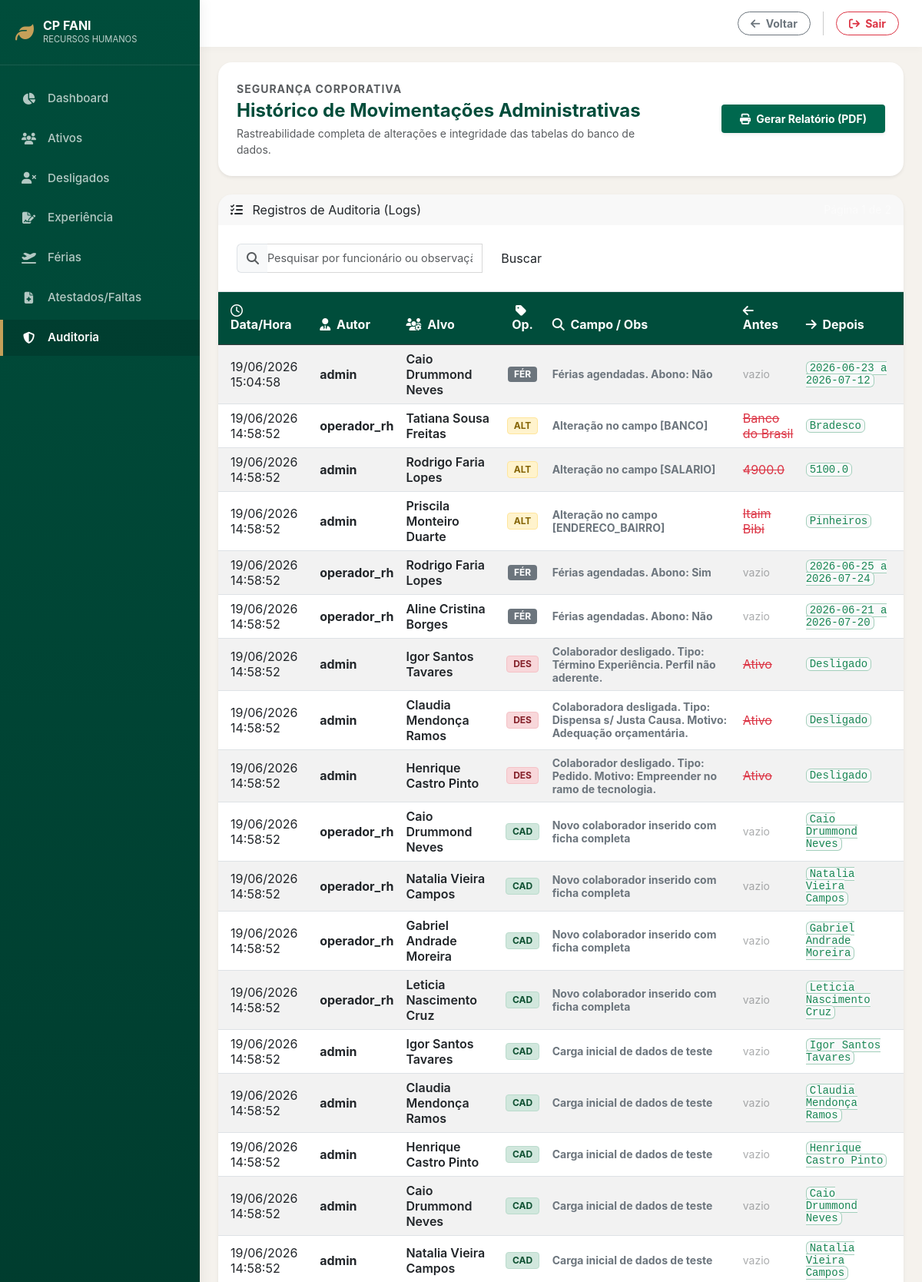
Screenshot of /auditoria (signed in, upper part) with the database file from the repository.
### tables this page shows
CREATE TABLE historico_movimentacoes (
    id INTEGER PRIMARY KEY AUTOINCREMENT,
    funcionario_id INTEGER,
    usuario_id INTEGER,
    data_evento TIMESTAMP DEFAULT CURRENT_TIMESTAMP,
    tipo_movimentacao TEXT, 
    valor_antigo TEXT,
    valor_novo TEXT,
    observacao TEXT, -- Recomendo fortemente manter este campo
    FOREIGN KEY(funcionario_id) REFERENCES funcionarios(id),
    FOREIGN KEY(usuario_id) REFERENCES usuarios(id)
);

CREATE TABLE usuarios (
    id INTEGER PRIMARY KEY AUTOINCREMENT,
    username TEXT UNIQUE NOT NULL,
    senha TEXT NOT NULL,
    perfil_id INTEGER,
    FOREIGN KEY(perfil_id) REFERENCES perfis(id)
);

CREATE TABLE funcionarios (
    id INTEGER PRIMARY KEY AUTOINCREMENT, -- Use sempre ID numérico como PK
    cpf TEXT UNIQUE NOT NULL,             -- O CPF continua único para evitar duplicados
    nome TEXT NOT NULL,
    data_nascimento TEXT, -- Formato: DD-MM-YYYY
    estado_civil TEXT,
    telefone TEXT,
    email TEXT,
    sexo TEXT, -- Feminino, Masculino, Não-Binário, Outro
    raca TEXT, -- Branco, Amarelo, Indígena, Pardo, Preto
    escolaridade TEXT, -- Ensino Médio, Ensino Superior, Pós Graduação
    -- Dados Bancários
    banco TEXT,
    agencia TEXT,
    conta TEXT,
    modalidade_conta TEXT, -- Conta Corrente, Conta Poupança, Conta Salário
    -- Endereço
    endereco_rua TEXT,
    endereco_num TEXT,
    endereco_bairro TEXT,
    endereco_cidade TEXT,
    endereco_estado TEXT,
    endereco_cep TEXT,
    -- Benefícios
    optou_convenio TEXT,
    totalpass TEXT,
    vt TEXT,
    -- Profissional
    salario REAL,
    cargo TEXT,
	nivel TEXT,
	area TEXT,
    filial TEXT,
    gestor TEXT,
    login_extranet TEXT,
    data_admissao TEXT, -- Formato: YYYY-MM-DD
    -- Status e Desligamento
    status TEXT DEFAULT 'Ativo', -- 'Ativo', 'Férias', 'Afastado', 'Desligado'
    data_desligamento TEXT,
    tipo_desligamento TEXT, -- 'Pedido', 'Dispensa s/ Justa Causa', 'Dispensa c/ Justa Causa', 'Término Experiência', etc.
    motivo_desligamento TEXT,
    -- Documentos (Caminhos de Arquivo)
    caminho_documento_civil TEXT,
    caminho_diploma TEXT,
    observacoes TEXT
);

### app.py (the view)
@app.route('/auditoria')
@requer_perfil([1, 3])
def auditoria():
    POR_PAGINA = 30
    pagina_atual = request.args.get('pagina', 1, type=int)
    termo = request.args.get('busca', '').strip()
    db = get_db_connection()
    query_count = "SELECT COUNT(*) FROM historico_movimentacoes h LEFT JOIN funcionarios f ON h.funcionario_id = f.id WHERE 1=1"
    params = []
    if termo:
        query_count += " AND (f.nome LIKE ? OR h.observacao LIKE ?)"
        params.extend([f'%{termo}%', f'%{termo}%'])
    total = db.execute(query_count, params).fetchone()[0]
    total_paginas = max(1, (total + POR_PAGINA - 1) // POR_PAGINA)
    offset = (pagina_atual - 1) * POR_PAGINA
    query_logs = '''
        SELECT h.data_evento, u.username, f.nome as funcionario,
               h.tipo_movimentacao, h.observacao, h.valor_antigo, h.valor_novo
        FROM historico_movimentacoes h
        JOIN usuarios u ON h.usuario_id = u.id
        LEFT JOIN funcionarios f ON h.funcionario_id = f.id
        WHERE 1=1
    '''
    if termo:
        query_logs += " AND (f.nome LIKE ? OR h.observacao LIKE ?)"
    query_logs += " ORDER BY h.id DESC LIMIT ? OFFSET ?"
    params.extend([POR_PAGINA, offset])
    raw_logs = db.execute(query_logs, params).fetchall()
    db.close() # FECHE APENAS UMA VEZ
    logs = []
    for row in raw_logs:
        log = dict(row)
        data_str = log.get('data_evento')
        if data_str:
            try:
                dt_obj = datetime.strptime(data_str, '%Y-%m-%d %H:%M:%S')
                log['data_evento'] = dt_obj.strftime('%d/%m/%Y %H:%M:%S')
            except ValueError:
                pass
        logs.append(log)
    return render_template('auditoria.html',
                           logs=logs,
                           pagina_atual=pagina_atual,
                           total_paginas=total_paginas,
                           busca=termo)

### app.py (called while the page is built)
def requer_perfil(perfis_permitidos):
    def decorator(f):
        @wraps(f)
        def decorated_function(*args, **kwargs):
            if 'user_id' not in session:
                return redirect(url_for('login'))  # adicionar isso
            if session.get('perfil') not in perfis_permitidos:
                abort(403)
            return f(*args, **kwargs)
        return decorated_function
    return decorator

def get_db_connection():
    base_dir = os.path.dirname(os.path.abspath(__file__))
    db_path = os.path.join(base_dir, 'database.db')
    conn = sqlite3.connect(db_path)
    conn.row_factory = sqlite3.Row
    return conn

### templates/auditoria.html (shortened to what this page needs)
<head>
    <link href="https://cdn.jsdelivr.net/npm/bootstrap@5.3.0/dist/css/bootstrap.min.css" rel="stylesheet">
    <link rel="stylesheet" href="https://cdnjs.cloudflare.com/ajax/libs/font-awesome/6.4.0/css/all.min.css">
</head>
<body>
<div class="wrapper">
    <aside class="sidebar">
        <div class="sidebar-header">
            <i class="fa-solid fa-leaf fs-4" style="color: var(--boticario-gold);"></i>
            <div>
                <h6 class="mb-0 fw-bold tracking-wide">CP FANI</h6>
                <small class="opacity-75" style="font-size: 0.7rem;">RECURSOS HUMANOS</small>
            </div>
        </div>
        <nav class="sidebar-menu">
            <a href="{{ url_for('dashboard') }}" class="nav-item-side">
                <i class="fa-solid fa-chart-pie fa-fw"></i> Dashboard
            </a>
            <a href="{{ url_for('listar_funcionarios') }}" class="nav-item-side">
                <i class="fa-solid fa-users fa-fw"></i> Ativos
            </a>
            <a href="{{ url_for('listar_desligados') }}" class="nav-item-side">
                <i class="fa-solid fa-user-xmark fa-fw"></i> Desligados
            </a>
            <a href="{{ url_for('relatorio_experiencia') }}" class="nav-item-side">
                <i class="fa-solid fa-file-signature fa-fw"></i> Experiência
            </a>
            <a href="{{ url_for('lancar_ferias_busca') }}" class="nav-item-side">
                <i class="fa-solid fa-plane-departure fa-fw"></i> Férias
            </a>
            <a href="{{ url_for('nova_ocorrencia') }}" class="nav-item-side">
                <i class="fa-solid fa-file-medical fa-fw"></i> Atestados/Faltas
            </a>
            <a href="{{ url_for('auditoria') }}" class="nav-item-side active">
                <i class="fa-solid fa-shield-halved fa-fw"></i> Auditoria
            </a>
        </nav>
    </aside>
    <main class="main-content">
        <header class="topbar">
            <div class="d-flex align-items-center gap-3">
                <a href="{{ url_for('dashboard') }}" class="btn btn-outline-secondary btn-sm px-3 rounded-pill fw-bold">
                    <i class="fa-solid fa-arrow-left me-1"></i> Voltar
                </a>
                <a href="{{ url_for('logout') }}" class="btn btn-outline-danger btn-sm px-3 rounded-pill fw-bold">
                    <i class="fa-solid fa-arrow-right-from-bracket me-1"></i> Sair
                </a>
            </div>
        </header>
        <div class="content-area"></div>
<div class="container-fluid px-4 pb-5">
    <div class="card bg-white p-4 mb-4 border-0 shadow-sm">
        <div class="row align-items-center">
            <div class="col-lg-8">
                <small class="text-uppercase fw-bold text-muted mb-1 d-block" style="letter-spacing: 1px;">Segurança Corporativa</small>
                <h4 class="fw-bold mb-1" style="color: #004D3B;">Histórico de Movimentações Administrativas</h4>
                <p class="mb-0 text-muted small">Rastreabilidade completa de alterações e integridade das tabelas do banco de dados.</p>
            </div>
            <div class="col-lg-4 text-lg-end mt-3 mt-lg-0">
                <button onclick="window.print()" class="btn btn-success btn-sm shadow-sm fw-bold px-4 py-2" style="background-color: #00684E; border: none;">
                    <i class="fa-solid fa-print me-1"></i> Gerar Relatório (PDF)
                </button>
            </div>
        </div>
    </div>
    <div class="card shadow-sm border-0 bg-white">
        <div class="card-header card-header-audit d-flex justify-content-between align-items-center border-0">
            <span><i class="fa-solid fa-list-check me-2"></i> Registros de Auditoria (Logs)</span>
            <small class="text-white-50 small no-print">Página {{ pagina_atual }} de {{ total_paginas }}</small>
        </div>
        <div class="p-4 bg-white border-bottom no-print">
            <form action="{{ url_for('auditoria') }}" method="GET" class="row justify-content-start m-0">
                <div class="col-md-6 p-0">
                    <div class="input-group">
                        <span class="input-group-text border-end-0">
                            <i class="fa-solid fa-magnifying-glass text-muted"></i>
                        </span>
                        <input type="text" name="busca" class="form-control border-start-0 ps-0"
                            placeholder="Pesquisar por funcionário ou observação..."
                            value="{{ busca }}">
                        <button class="btn btn-boticario-search px-4" type="submit">Buscar</button>
                    </div>
                </div>
            </form>
        </div>
        <div class="card-body p-0">
            <div class="table-responsive">
                <table class="table table-striped table-hover align-middle mb-0">
                    <thead class="table-dark" style="--bs-table-bg: #004D3B;">
                        <tr>
                            <th class="ps-3 py-3"><i class="fa-regular fa-clock me-1"></i> Data/Hora</th>
                            <th class="py-3"><i class="fa-solid fa-user-tie me-1"></i> Autor</th>
                            <th class="py-3"><i class="fa-solid fa-users-gear me-1"></i> Alvo</th>
                            <th class="py-3 text-center"><i class="fa-solid fa-tag me-1"></i> Op.</th>
                            <th class="py-3"><i class="fa-solid fa-magnifying-glass me-1"></i> Campo / Obs</th>
                            <th class="py-3"><i class="fa-solid fa-arrow-left me-1"></i> Antes</th>
                            <th class="pe-3 py-3"><i class="fa-solid fa-arrow-right me-1"></i> Depois</th>
                        </tr>
                    </thead>
                    <tbody>
                        {% for log in logs %}
                        <tr>
                            <td class="ps-3 text-date">{{ log['data_evento'] }}</td>
                            <td><span class="fw-bold text-dark">{{ log['username'] }}</span></td>
                            <td class="fw-semibold">
                                {% if log['funcionario'] %}
                                    {{ log['funcionario'] }}
                                {% else %}
                                    <span class="text-muted small">Sistema</span>
                                {% endif %}
                            </td>
                            <td class="text-center">
                                {% if log['tipo_movimentacao'] == 'CADASTRO' %}
                                    <span class="badge badge-cadastro text-uppercase px-2 py-1 rounded-1">CAD</span>
                                {% elif log['tipo_movimentacao'] in ['EDICAO', 'ALTERAÇÃO', 'ALTERACAO'] %}
                                    <span class="badge badge-alteracao text-uppercase px-2 py-1 rounded-1">ALT</span>
                                {% elif log['tipo_movimentacao'] == 'DES' %}
                                    <span class="badge badge-desligamento text-uppercase px-2 py-1 rounded-1">DES</span>
                                {% elif log['tipo_movimentacao'] == 'OCORRENCIA' %}
                                    <span class="badge badge-ocorrencia text-uppercase px-2 py-1 rounded-1">AUS</span>
                                {% else %}
                                    <span class="badge bg-secondary text-white text-uppercase px-2 py-1 rounded-1">{{ log['tipo_movimentacao'][:3] }}</span>
                                {% endif %}
                            </td>
                            <td><span class="text-secondary small fw-bold">{{ log['observacao'] or 'N/A' }}</span></td>
                            <td class="text-mono-val">
                                {% if log['valor_antigo'] is not none and log['valor_antigo'] != '' %}
                                    <span class="text-danger text-decoration-line-through">{{ log['valor_antigo'] }}</span>
                                {% else %}
                                    <span class="text-muted small opacity-50">vazio</span>
                                {% endif %}
                            </td>
                            <td class="pe-3 text-mono-val">
                                {% if log['valor_novo'] is not none and log['valor_novo'] != '' %}
                                    <code class="text-success bg-light px-1 rounded border border-success-subtle">{{ log['valor_novo'] }}</code>
                                {% else %}
                                    <span class="text-muted small">vazio</span>
                                {% endif %}
                            </td>
                        </tr>
                        {% endfor %}
                    </tbody>
                </table>
            </div>
        </div>
    </div>
</div>
</body>
</html>

### rows the page displays
historico_movimentacoes: data_evento "19/06/2026 15:04:58", username "admin", funcionario "Caio Drummond Neves", tipo_movimentacao "FÉR", observacao "Férias agendadas. Abono: Não", shows "vazio", valor_novo "2026-06-23 a 2026-07-12"
historico_movimentacoes: data_evento "19/06/2026 14:58:52", username "operador_rh", funcionario "Tatiana Sousa Freitas", tipo_movimentacao "ALT", observacao "Alteração no campo [BANCO]", valor_antigo "Banco do Brasil", valor_novo "Bradesco"
historico_movimentacoes: data_evento "19/06/2026 14:58:52", username "admin", funcionario "Rodrigo Faria Lopes", tipo_movimentacao "ALT", observacao "Alteração no campo [SALARIO]", valor_antigo "4900.0", valor_novo "5100.0"
historico_movimentacoes: data_evento "19/06/2026 14:58:52", username "admin", funcionario "Priscila Monteiro Duarte", tipo_movimentacao "ALT", observacao "Alteração no campo [ENDERECO_BAIRRO]", valor_antigo "Itaim Bibi", valor_novo "Pinheiros"
historico_movimentacoes: data_evento "19/06/2026 14:58:52", username "operador_rh", funcionario "Rodrigo Faria Lopes", tipo_movimentacao "FÉR", observacao "Férias agendadas. Abono: Sim", shows "vazio", valor_novo "2026-06-25 a 2026-07-24"
historico_movimentacoes: data_evento "19/06/2026 14:58:52", username "operador_rh", funcionario "Aline Cristina Borges", tipo_movimentacao "FÉR", observacao "Férias agendadas. Abono: Não", shows "vazio", valor_novo "2026-06-21 a 2026-07-20"
historico_movimentacoes: data_evento "19/06/2026 14:58:52", username "admin", funcionario "Igor Santos Tavares", tipo_movimentacao "DES", observacao "Colaborador desligado. Tipo: Término Experiência. Perfil não aderente.", valor_antigo "Ativo", valor_novo "Desligado"
historico_movimentacoes: data_evento "19/06/2026 14:58:52", username "admin", funcionario "Claudia Mendonça Ramos", tipo_movimentacao "DES", observacao "Colaboradora desligada. Tipo: Dispensa s/ Justa Causa. Motivo: Adequação orçamentária.", valor_antigo "Ativo", valor_novo "Desligado"
historico_movimentacoes: data_evento "19/06/2026 14:58:52", username "admin", funcionario "Henrique Castro Pinto", tipo_movimentacao "DES", observacao "Colaborador desligado. Tipo: Pedido. Motivo: Empreender no ramo de tecnologia.", valor_antigo "Ativo", valor_novo "Desligado"
historico_movimentacoes: data_evento "19/06/2026 14:58:52", username "operador_rh", funcionario "Caio Drummond Neves", tipo_movimentacao "CAD", observacao "Novo colaborador inserido com ficha completa", shows "vazio", valor_novo "Caio Drummond Neves"
historico_movimentacoes: data_evento "19/06/2026 14:58:52", username "operador_rh", funcionario "Natalia Vieira Campos", tipo_movimentacao "CAD", observacao "Novo colaborador inserido com ficha completa", shows "vazio", valor_novo "Natalia Vieira Campos"
historico_movimentacoes: data_evento "19/06/2026 14:58:52", username "operador_rh", funcionario "Gabriel Andrade Moreira", tipo_movimentacao "CAD", observacao "Novo colaborador inserido com ficha completa", shows "vazio", valor_novo "Gabriel Andrade Moreira"
historico_movimentacoes: data_evento "19/06/2026 14:58:52", username "operador_rh", funcionario "Leticia Nascimento Cruz", tipo_movimentacao "CAD", observacao "Novo colaborador inserido com ficha completa", shows "vazio", valor_novo "Leticia Nascimento Cruz"
historico_movimentacoes: data_evento "19/06/2026 14:58:52", username "admin", funcionario "Igor Santos Tavares", tipo_movimentacao "CAD", observacao "Carga inicial de dados de teste", shows "vazio", valor_novo "Igor Santos Tavares"
historico_movimentacoes: data_evento "19/06/2026 14:58:52", username "admin", funcionario "Claudia Mendonça Ramos", tipo_movimentacao "CAD", observacao "Carga inicial de dados de teste", shows "vazio", valor_novo "Claudia Mendonça Ramos"
historico_movimentacoes: data_evento "19/06/2026 14:58:52", username "admin", funcionario "Henrique Castro Pinto", tipo_movimentacao "CAD", observacao "Carga inicial de dados de teste", shows "vazio", valor_novo "Henrique Castro Pinto"
historico_movimentacoes: data_evento "19/06/2026 14:58:52", username "admin", funcionario "Caio Drummond Neves", tipo_movimentacao "CAD", observacao "Carga inicial de dados de teste", shows "vazio", valor_novo "Caio Drummond Neves"
historico_movimentacoes: data_evento "19/06/2026 14:58:52", username "admin", funcionario "Natalia Vieira Campos", tipo_movimentacao "CAD", observacao "Carga inicial de dados de teste", shows "vazio", valor_novo "Natalia Vieira Campos"
